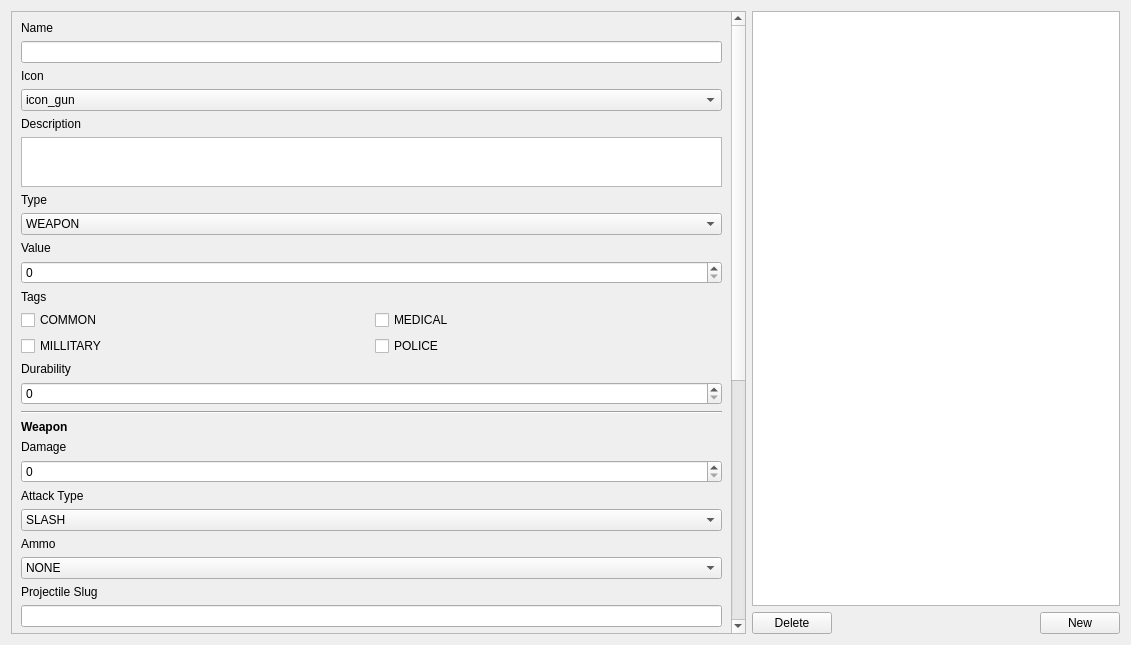
<?xml version="1.0" encoding="UTF-8"?>
<ui version="4.0">
 <class>ItemTabContents</class>
 <widget class="QWidget" name="ItemTabContents">
  <property name="geometry">
   <rect>
    <x>0</x>
    <y>0</y>
    <width>1131</width>
    <height>645</height>
   </rect>
  </property>
  <property name="windowTitle">
   <string>Form</string>
  </property>
  <layout class="QHBoxLayout" name="horizontalLayout_2" stretch="2,1">
   <item>
    <widget class="QScrollArea" name="scrollArea">
     <property name="widgetResizable">
      <bool>true</bool>
     </property>
     <widget class="QWidget" name="scrollAreaWidgetContents">
      <property name="geometry">
       <rect>
        <x>0</x>
        <y>-200</y>
        <width>722</width>
        <height>1132</height>
       </rect>
      </property>
      <layout class="QVBoxLayout" name="verticalLayout_2">
       <item>
        <widget class="QLabel" name="label">
         <property name="text">
          <string>Name</string>
         </property>
        </widget>
       </item>
       <item>
        <widget class="QLineEdit" name="text_item_name"/>
       </item>
       <item>
        <widget class="QLabel" name="label_3">
         <property name="text">
          <string>Icon</string>
         </property>
        </widget>
       </item>
       <item>
        <widget class="QComboBox" name="combo_item_icon_slug">
         <item>
          <property name="text">
           <string>icon_gun</string>
          </property>
         </item>
         <item>
          <property name="text">
           <string>icon_melee</string>
          </property>
         </item>
         <item>
          <property name="text">
           <string>icon_clothing</string>
          </property>
         </item>
         <item>
          <property name="text">
           <string>icon_food</string>
          </property>
         </item>
         <item>
          <property name="text">
           <string>icon_grenade</string>
          </property>
         </item>
         <item>
          <property name="text">
           <string>icon_petrol</string>
          </property>
         </item>
         <item>
          <property name="text">
           <string>icon_healing</string>
          </property>
         </item>
        </widget>
       </item>
       <item>
        <widget class="QLabel" name="label_2">
         <property name="text">
          <string>Description</string>
         </property>
        </widget>
       </item>
       <item>
        <widget class="QTextEdit" name="text_item_description">
         <property name="maximumSize">
          <size>
           <width>16777215</width>
           <height>50</height>
          </size>
         </property>
        </widget>
       </item>
       <item>
        <widget class="QLabel" name="label_4">
         <property name="text">
          <string>Type</string>
         </property>
        </widget>
       </item>
       <item>
        <widget class="QComboBox" name="combo_item_type">
         <item>
          <property name="text">
           <string>WEAPON</string>
          </property>
         </item>
         <item>
          <property name="text">
           <string>ARMOUR</string>
          </property>
         </item>
         <item>
          <property name="text">
           <string>CONSUMABLE</string>
          </property>
         </item>
         <item>
          <property name="text">
           <string>FOOD</string>
          </property>
         </item>
         <item>
          <property name="text">
           <string>FUEL</string>
          </property>
         </item>
        </widget>
       </item>
       <item>
        <widget class="QLabel" name="label_5">
         <property name="text">
          <string>Value</string>
         </property>
        </widget>
       </item>
       <item>
        <widget class="QSpinBox" name="spinner_item_value">
         <property name="maximum">
          <number>9999999</number>
         </property>
        </widget>
       </item>
       <item>
        <widget class="QLabel" name="label_6">
         <property name="text">
          <string>Tags</string>
         </property>
        </widget>
       </item>
       <item>
        <layout class="QGridLayout" name="gridLayout">
         <property name="topMargin">
          <number>0</number>
         </property>
         <item row="0" column="0">
          <widget class="QCheckBox" name="check_tag_common">
           <property name="text">
            <string>COMMON</string>
           </property>
          </widget>
         </item>
         <item row="1" column="1">
          <widget class="QCheckBox" name="check_tag_police">
           <property name="text">
            <string>POLICE</string>
           </property>
          </widget>
         </item>
         <item row="0" column="1">
          <widget class="QCheckBox" name="check_tag_medical">
           <property name="text">
            <string>MEDICAL</string>
           </property>
          </widget>
         </item>
         <item row="1" column="0">
          <widget class="QCheckBox" name="check_tag_millitary">
           <property name="text">
            <string>MILLITARY </string>
           </property>
          </widget>
         </item>
        </layout>
       </item>
       <item>
        <widget class="QLabel" name="label_durability">
         <property name="text">
          <string>Durability</string>
         </property>
        </widget>
       </item>
       <item>
        <widget class="QSpinBox" name="spinner_item_durability"/>
       </item>
       <item>
        <widget class="Line" name="line">
         <property name="orientation">
          <enum>Qt::Horizontal</enum>
         </property>
        </widget>
       </item>
       <item>
        <widget class="QLabel" name="label_7">
         <property name="font">
          <font>
           <pointsize>9</pointsize>
           <weight>75</weight>
           <italic>false</italic>
           <bold>true</bold>
           <underline>false</underline>
           <strikeout>false</strikeout>
           <kerning>true</kerning>
          </font>
         </property>
         <property name="text">
          <string>Weapon</string>
         </property>
        </widget>
       </item>
       <item>
        <widget class="QLabel" name="label_damage">
         <property name="text">
          <string>Damage</string>
         </property>
        </widget>
       </item>
       <item>
        <widget class="QSpinBox" name="spinner_item_damage">
         <property name="maximum">
          <number>999</number>
         </property>
        </widget>
       </item>
       <item>
        <widget class="QLabel" name="label_11">
         <property name="text">
          <string>Attack Type</string>
         </property>
        </widget>
       </item>
       <item>
        <widget class="QComboBox" name="comboi_attacktype">
         <item>
          <property name="text">
           <string>SLASH</string>
          </property>
         </item>
         <item>
          <property name="text">
           <string>SMASH</string>
          </property>
         </item>
         <item>
          <property name="text">
           <string>GUN</string>
          </property>
         </item>
         <item>
          <property name="text">
           <string>PROJECTILE</string>
          </property>
         </item>
        </widget>
       </item>
       <item>
        <widget class="QLabel" name="label_ammo">
         <property name="text">
          <string>Ammo</string>
         </property>
        </widget>
       </item>
       <item>
        <widget class="QComboBox" name="combo_item_ammo">
         <item>
          <property name="text">
           <string>NONE</string>
          </property>
         </item>
         <item>
          <property name="text">
           <string>PISTOL</string>
          </property>
         </item>
         <item>
          <property name="text">
           <string>RIFLE</string>
          </property>
         </item>
         <item>
          <property name="text">
           <string>SHOTGUN</string>
          </property>
         </item>
        </widget>
       </item>
       <item>
        <widget class="QLabel" name="label_12">
         <property name="text">
          <string>Projectile Slug</string>
         </property>
        </widget>
       </item>
       <item>
        <widget class="QLineEdit" name="text_projectile_slug"/>
       </item>
       <item>
        <widget class="Line" name="line_2">
         <property name="orientation">
          <enum>Qt::Horizontal</enum>
         </property>
        </widget>
       </item>
       <item>
        <widget class="QLabel" name="label_9">
         <property name="font">
          <font>
           <weight>75</weight>
           <bold>true</bold>
          </font>
         </property>
         <property name="text">
          <string>Armour</string>
         </property>
        </widget>
       </item>
       <item>
        <widget class="QLabel" name="label_defense">
         <property name="text">
          <string>Defense</string>
         </property>
        </widget>
       </item>
       <item>
        <widget class="QSpinBox" name="spinner_item_defense">
         <property name="maximum">
          <number>999</number>
         </property>
        </widget>
       </item>
       <item>
        <widget class="Line" name="line_4">
         <property name="orientation">
          <enum>Qt::Horizontal</enum>
         </property>
        </widget>
       </item>
       <item>
        <widget class="QLabel" name="label_8">
         <property name="font">
          <font>
           <weight>75</weight>
           <bold>true</bold>
          </font>
         </property>
         <property name="text">
          <string>Consumable</string>
         </property>
        </widget>
       </item>
       <item>
        <widget class="QLabel" name="label_combat_description">
         <property name="enabled">
          <bool>true</bool>
         </property>
         <property name="text">
          <string>Combat Description</string>
         </property>
        </widget>
       </item>
       <item>
        <widget class="QTextEdit" name="text_item_combat_description">
         <property name="enabled">
          <bool>true</bool>
         </property>
        </widget>
       </item>
       <item>
        <widget class="QCheckBox" name="check_item_offensive">
         <property name="enabled">
          <bool>true</bool>
         </property>
         <property name="text">
          <string>Is Offensive</string>
         </property>
        </widget>
       </item>
       <item>
        <widget class="Line" name="line_3">
         <property name="orientation">
          <enum>Qt::Horizontal</enum>
         </property>
        </widget>
       </item>
       <item>
        <widget class="QLabel" name="label_10">
         <property name="text">
          <string>Effects</string>
         </property>
        </widget>
       </item>
       <item>
        <layout class="QHBoxLayout" name="horizontalLayout">
         <property name="topMargin">
          <number>0</number>
         </property>
         <item>
          <widget class="QTableWidget" name="table_effects">
           <property name="minimumSize">
            <size>
             <width>0</width>
             <height>150</height>
            </size>
           </property>
           <property name="columnCount">
            <number>3</number>
           </property>
           <attribute name="horizontalHeaderCascadingSectionResizes">
            <bool>false</bool>
           </attribute>
           <attribute name="verticalHeaderCascadingSectionResizes">
            <bool>false</bool>
           </attribute>
           <attribute name="verticalHeaderStretchLastSection">
            <bool>false</bool>
           </attribute>
           <column>
            <property name="text">
             <string>Effect</string>
            </property>
           </column>
           <column>
            <property name="text">
             <string>Value</string>
            </property>
           </column>
           <column>
            <property name="text">
             <string>Duration</string>
            </property>
           </column>
          </widget>
         </item>
         <item>
          <layout class="QVBoxLayout" name="verticalLayout">
           <property name="leftMargin">
            <number>0</number>
           </property>
           <item>
            <widget class="QToolButton" name="button_item_add_effect">
             <property name="minimumSize">
              <size>
               <width>25</width>
               <height>0</height>
              </size>
             </property>
             <property name="text">
              <string>+</string>
             </property>
            </widget>
           </item>
           <item>
            <widget class="QToolButton" name="button_item_delete_effect">
             <property name="minimumSize">
              <size>
               <width>25</width>
               <height>0</height>
              </size>
             </property>
             <property name="text">
              <string>-</string>
             </property>
            </widget>
           </item>
           <item>
            <widget class="QToolButton" name="button_item_edit_effect">
             <property name="text">
              <string>...</string>
             </property>
            </widget>
           </item>
           <item>
            <spacer name="verticalSpacer">
             <property name="orientation">
              <enum>Qt::Vertical</enum>
             </property>
             <property name="sizeHint" stdset="0">
              <size>
               <width>20</width>
               <height>40</height>
              </size>
             </property>
            </spacer>
           </item>
          </layout>
         </item>
        </layout>
       </item>
      </layout>
     </widget>
    </widget>
   </item>
   <item>
    <layout class="QVBoxLayout" name="verticalLayout_3">
     <property name="rightMargin">
      <number>0</number>
     </property>
     <item>
      <widget class="QListWidget" name="list_items"/>
     </item>
     <item>
      <layout class="QHBoxLayout" name="horizontalLayout_4">
       <property name="topMargin">
        <number>0</number>
       </property>
       <item>
        <widget class="QPushButton" name="button_delete">
         <property name="text">
          <string>Delete</string>
         </property>
        </widget>
       </item>
       <item>
        <spacer name="horizontalSpacer">
         <property name="orientation">
          <enum>Qt::Horizontal</enum>
         </property>
         <property name="sizeHint" stdset="0">
          <size>
           <width>40</width>
           <height>20</height>
          </size>
         </property>
        </spacer>
       </item>
       <item>
        <widget class="QPushButton" name="button_new">
         <property name="text">
          <string>New</string>
         </property>
        </widget>
       </item>
      </layout>
     </item>
    </layout>
   </item>
  </layout>
 </widget>
 <resources/>
 <connections/>
</ui>
